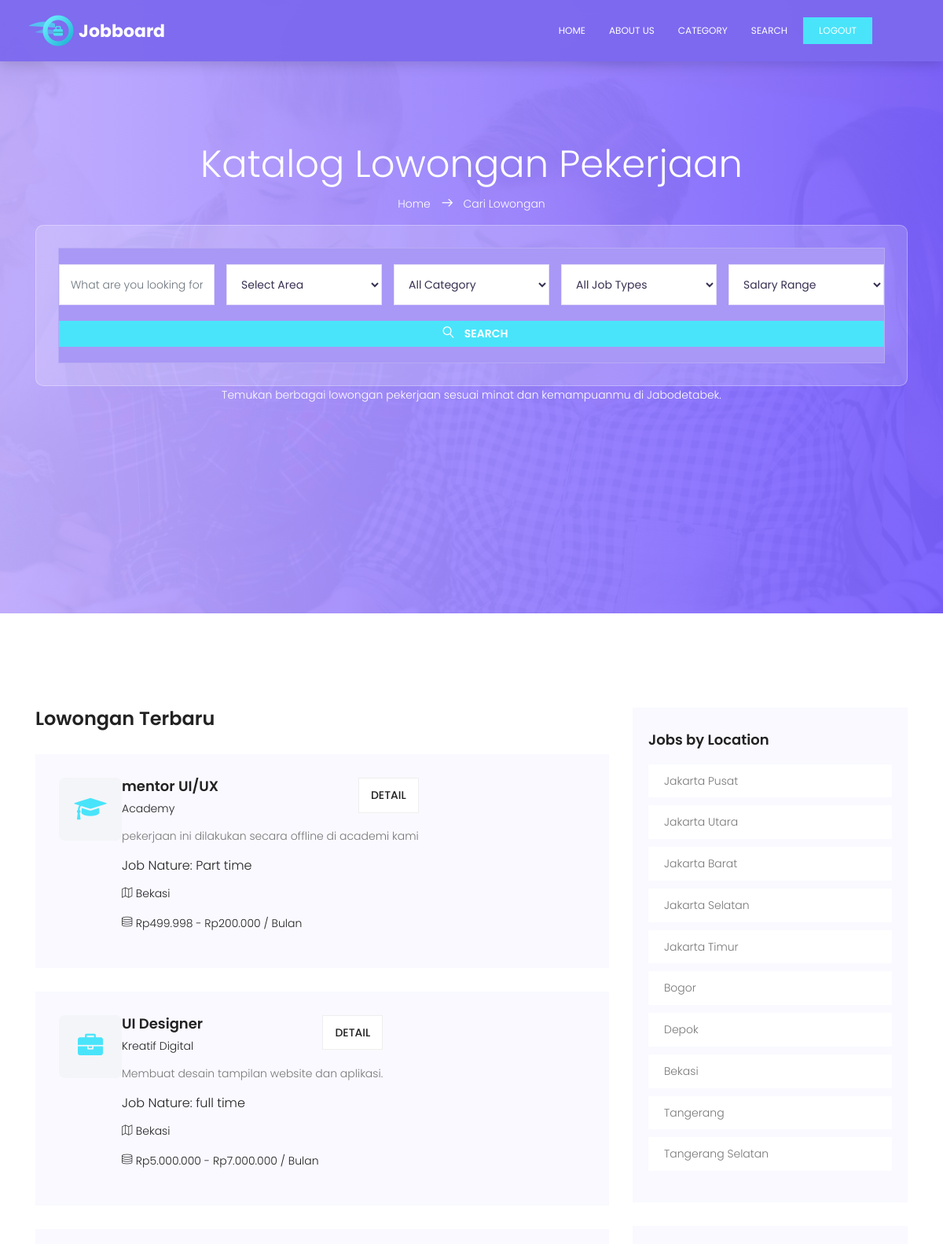
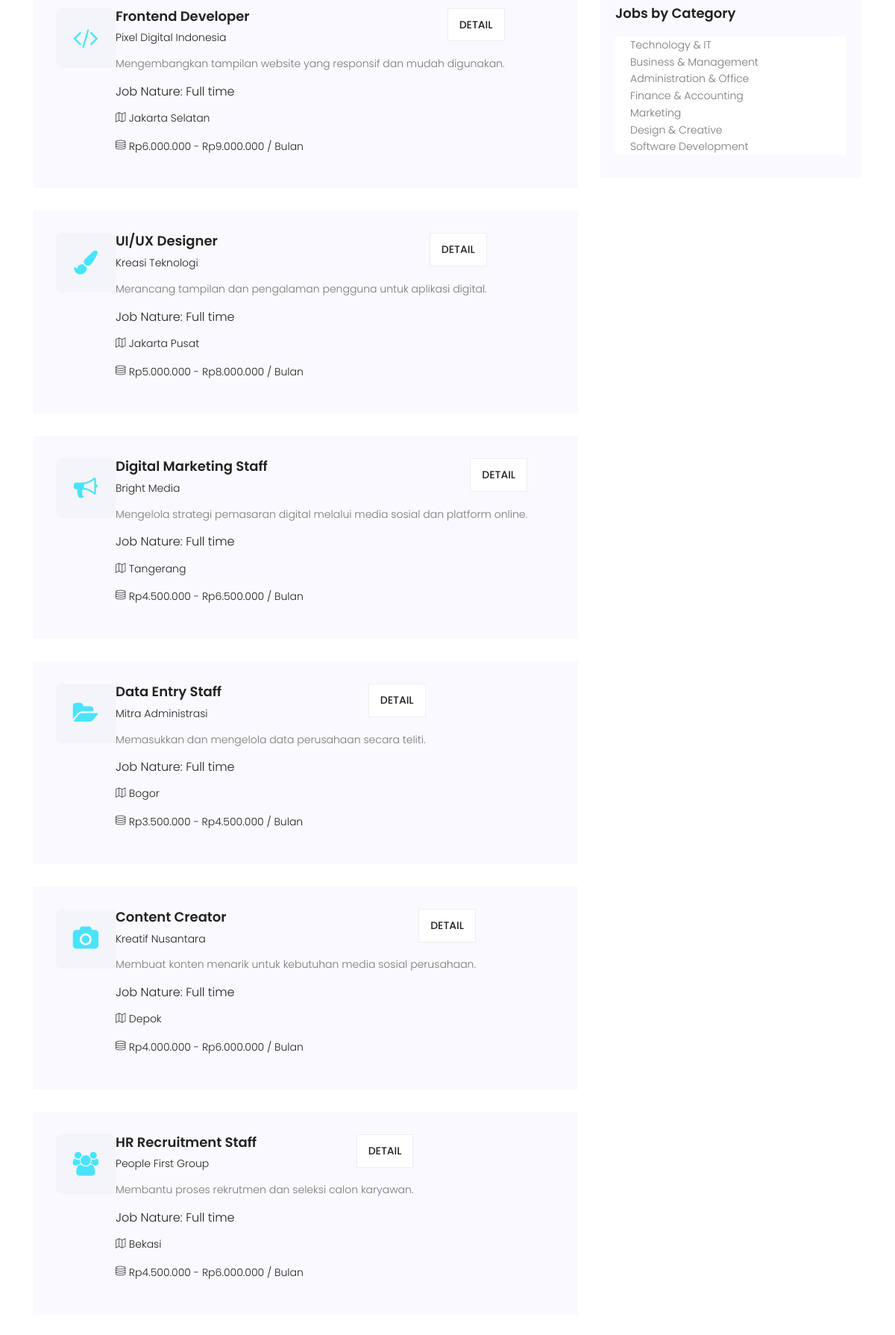
The page /search.php (signed in, upper part) on the database its author committed (2 pictures, top to bottom).
### tables this page shows
CREATE TABLE `jobs` (
  `id` int(11) NOT NULL,
  `judul_posisi` varchar(150) NOT NULL,
  `nama_perusahaan` varchar(150) NOT NULL,
  `deskripsi` text NOT NULL,
  `persyaratan` text DEFAULT NULL,
  `lokasi` varchar(100) NOT NULL,
  `kategori` varchar(100) NOT NULL,
  `category_id` int(11) DEFAULT NULL,
  `tipe` varchar(50) NOT NULL,
  `gaji_min` bigint(20) DEFAULT 0,
  `gaji_max` bigint(20) DEFAULT 0,
  `status` enum('Buka','Tutup') DEFAULT 'Buka',
  `created_at` timestamp NOT NULL DEFAULT current_timestamp()
);

### search.php (the view, shortened to what this page needs)
<?php
function getCategoryIcon($category) {
    switch (strtolower($category)) {
        case 'technology':          return 'fa-laptop';
        case 'administration':      return 'fa-folder-open';
        case 'finance':             return 'fa-calculator';
        case 'marketing':           return 'fa-bullhorn';
        case 'sales':               return 'fa-line-chart';
        case 'human-resources':     return 'fa-users';
        case 'design':              return 'fa-paint-brush';
        case 'development':         return 'fa-code';
        case 'customer-service':    return 'fa-headphones';
        case 'education':           return 'fa-graduation-cap';
        case 'engineering':         return 'fa-cogs';
        case 'logistics':           return 'fa-truck';
        case 'warehouse':           return 'fa-archive';
        case 'hospitality':         return 'fa-bed';
        case 'legal':               return 'fa-balance-scale';
        case 'media':               return 'fa-newspaper-o';
        case 'content-creator':     return 'fa-camera';
        case 'security':            return 'fa-shield';
        default:                    return 'fa-briefcase';
    }
}
include 'koneksi.php';
$sql = "SELECT * FROM jobs WHERE status = 'Buka'";
$sql .= " ORDER BY created_at DESC";
$stmt = mysqli_prepare($conn, $sql);
mysqli_stmt_execute($stmt);
$result = mysqli_stmt_get_result($stmt);
?>
<!DOCTYPE html>
<html lang="id" class="no-js">
<head>
    <link rel="stylesheet" href="css/linearicons.css">
    <link rel="stylesheet" href="css/font-awesome.min.css">
    <link rel="stylesheet" href="css/bootstrap.css">
    <link rel="stylesheet" href="css/magnific-popup.css">
    <link rel="stylesheet" href="css/nice-select.css">
    <link rel="stylesheet" href="css/animate.min.css">
    <link rel="stylesheet" href="css/owl.carousel.css">
    <link rel="stylesheet" href="css/main.css">
    <link rel="stylesheet" href="style.css">
</head>
<body>
    <header id="header">
        <div class="container">
            <div class="row align-items-center justify-content-between d-flex">
                <div id="logo">
                    <a href="home.php">
                        <img src="img/logo.png" alt="Jobboard">
                    </a>
                </div>
                <nav id="nav-menu-container">
                    <ul class="nav-menu">
                        <li >
                            <a href="home.php">Home</a>
                        </li>
                        <li>
                            <a href="about-us.php">About Us</a>
                        </li>
                        <li>
                            <a href="category.php">Category</a>
                        </li>
                        <li class="menu-active">
                            <a href="search.php">Search</a>
                        </li>
                        <li>
                            <a href="logout.php" class="ticker-btn">Logout</a>
                        </li>
                    </ul>
                </nav>
            </div>
        </div>
    </header>
<section class="banner-area relative">
    <div class="container">
        <div class="row search-page-top d-flex align-items-center justify-content-center">
            <div class="banner-content col-lg-12">
                <h1 class="text-white">
                    Katalog Lowongan Pekerjaan
                </h1>
                <p class="text-white link-nav">
                    <a href="index.php">Home</a>
                    <span class="lnr lnr-arrow-right"></span>
                    <a href="search.php">Cari Lowongan</a>
                </p>
                <form action="search.php#lowongan-terbaru" method="GET" class="serach-form-area">
                    <div class="row justify-content-center form-wrap">
                        <div class="col-lg-3 form-cols">
                            <input type="text" class="form-control"
                                name="search"
                                placeholder="What are you looking for?">
                        </div>
                        <div class="col-lg-2 form-cols">
                            <select class="form-control" name="lokasi">
                                <option value="">Select Area</option>
                            </select>
                        </div>
                        <div class="col-lg-2 form-cols">
                            <select class="form-control" name="kategori">
                                <option value="">All Category</option>
                            </select>
                        </div>
                        <div class="col-lg-2 form-cols">
                            <select class="form-control" name="tipe">
                                <option value="">All Job Types</option>
                            </select>
                        </div>
                        <div class="col-lg-2 form-cols">
                            <select class="form-control" name="gaji">
                                <option value="">Salary Range</option>
                            </select>
                        </div>
                        <div class="col-lg-1 form-cols">
                            <button type="submit" class="btn btn-info">
                                <span class="lnr lnr-magnifier"></span> Search
                            </button>
                        </div>
                    </div>
                </form>
                <p class="text-white">
                    Temukan berbagai lowongan pekerjaan sesuai minat dan kemampuanmu di Jabodetabek.
                </p>
            </div>
        </div>
    </div>
</section>
<section id="lowongan-terbaru" class="post-area section-gap">
    <div class="container">
        <div class="row justify-content-center d-flex">
            <div class="col-lg-8 post-list">
                <h3 class="mb-30">Lowongan Terbaru</h3>
				<?php if (mysqli_num_rows($result) > 0): ?>
					<?php while ($job = mysqli_fetch_assoc($result)): ?>
						<div class="single-post d-flex flex-row">
							<div class="thumb">
                                <div style="width: 80px; height: 80px; background-color: #f4f5f8; border-radius: 8px; display: flex; align-items: center; justify-content: center;">
                                    <i class="fa <?php echo getCategoryIcon($job['kategori']); ?>" style="font-size: 32px; color: #49e4fa;"></i>
                                </div>
							</div>
							<div class="details">
								<div class="title d-flex flex-row justify-content-between">
									<div class="titles">
										<a href="single.php?id=<?php echo $job['id']; ?>">
											<h4><?php echo htmlspecialchars($job['judul_posisi']); ?></h4>
										</a>
										<h6><?php echo htmlspecialchars($job['nama_perusahaan']); ?></h6>
									</div>
									<ul class="btns">
										<li>
											<a href="single.php?id=<?php echo $job['id']; ?>">Detail</a>
										</li>
									</ul>
								</div>
								<p><?php echo htmlspecialchars($job['deskripsi']); ?></p>
								<h5>
									Job Nature:
									<?php echo htmlspecialchars(ucfirst(str_replace('-', ' ', $job['tipe']))); ?>
								</h5>
								<p class="address">
									<span class="lnr lnr-map"></span>
									<?php echo htmlspecialchars(ucwords(str_replace('-', ' ', $job['lokasi']))); ?>
								</p>
								<p class="address">
									<span class="lnr lnr-database"></span>
									Rp<?php echo number_format($job['gaji_min'], 0, ',', '.'); ?>
									- Rp<?php echo number_format($job['gaji_max'], 0, ',', '.'); ?>
									/ Bulan
								</p>
							</div>
						</div>
					<?php endwhile; ?>
				<?php endif; ?>
            </div>
            <div class="col-lg-4 sidebar">
                <div class="single-slidebar">
                    <h4>Jobs by Location</h4>
                    <ul class="cat-list">
                        <li><a class="justify-content-between d-flex" href="search.php?lokasi=jakarta-pusat"><p>Jakarta Pusat</p></a></li>
                        <li><a class="justify-content-between d-flex" href="search.php?lokasi=jakarta-utara"><p>Jakarta Utara</p></a></li>
                        <li><a class="justify-content-between d-flex" href="search.php?lokasi=jakarta-barat"><p>Jakarta Barat</p></a></li>
                        <li><a class="justify-content-between d-flex" href="search.php?lokasi=jakarta-selatan"><p>Jakarta Selatan</p></a></li>
                        <li><a class="justify-content-between d-flex" href="search.php?lokasi=jakarta-timur"><p>Jakarta Timur</p></a></li>
                        <li><a class="justify-content-between d-flex" href="search.php?lokasi=bogor"><p>Bogor</p></a></li>
                        <li><a class="justify-content-between d-flex" href="search.php?lokasi=depok"><p>Depok</p></a></li>
                        <li><a class="justify-content-between d-flex" href="search.php?lokasi=bekasi"><p>Bekasi</p></a></li>
                        <li><a class="justify-content-between d-flex" href="search.php?lokasi=tangerang"><p>Tangerang</p></a></li>
                        <li><a class="justify-content-between d-flex" href="search.php?lokasi=tangerang-selatan"><p>Tangerang Selatan</p></a></li>
                    </ul>
                </div>
                <div class="single-slidebar">
                    <h4>Jobs by Category</h4>
                    <ul class="cat-list">
                        <li><a href="search.php?kategori=technology">Technology & IT</a></li>
                        <li><a href="search.php?kategori=business">Business & Management</a></li>
                        <li><a href="search.php?kategori=administration">Administration & Office</a></li>
                        <li><a href="search.php?kategori=finance">Finance & Accounting</a></li>
                        <li><a href="search.php?kategori=marketing">Marketing</a></li>
                        <li><a href="search.php?kategori=design">Design & Creative</a></li>
                        <li><a href="search.php?kategori=development">Software Development</a></li>
                    </ul>
                </div>
            </div>
        </div>
    </div>
</section>
</body>
</html>

### style.css (style rules this page uses)
.serach-form-area { width: 100%; box-sizing: border-box; padding: 28px; background: rgba(255, 255, 255, 0.18); border: 1px solid rgba(255, 255, 255, 0.3); border-radius: 10px; }
.serach-form-area .form-wrap { display: grid !important; grid-template-columns: repeat(5, minmax(0, 1fr)); gap: 15px; width: 100%; margin: 0 !important; }
.serach-form-area .form-cols { width: 100% !important; max-width: 100% !important; flex: none !important; padding: 0 !important; margin: 0 !important; }
.serach-form-area .form-control { width: 100% !important; height: 52px !important; box-sizing: border-box; padding: 0 14px; border: 1px solid #E5DEF7; border-radius: 8px; background: #FFFFFF; color: #383052; font-size: 14px; box-shadow: none; }
.serach-form-area .form-cols:last-child { grid-column: 1 / -1; display: flex; justify-content: center; margin-top: 5px !important; }
.serach-form-area button { width: 190px; height: 50px; border: none; border-radius: 8px; background: #6552B5; color: #FFFFFF; font-size: 15px; font-weight: 600; text-transform: uppercase; transition: 0.3s ease; cursor: pointer; }
#header { background-color: rgba(124, 105, 239, 0.95) !important; backdrop-filter: blur(8px); box-shadow: 0 2px 10px rgba(0, 0, 0, 0.1); }

### search.php (style rules this page uses)
#header { position: fixed !important; top: 0; left: 0; width: 100%; z-index: 9999 !important; background-color: rgba(124, 105, 239, 0.95) !important; backdrop-filter: blur(8px); padding: 15px 0 !important; box-shadow: 0 4px 15px rgba(0, 0, 0, 0.15) !important; }

### rows shown on the page
jobs: judul_posisi "mentor UI/UX", nama_perusahaan "Academy", deskripsi "pekerjaan ini dilakukan secara offline di academi kami", tipe "Part time", lokasi "Bekasi", gaji_min "499.998", gaji_max "200.000"
jobs: judul_posisi "UI Designer", nama_perusahaan "Kreatif Digital", deskripsi "Membuat desain tampilan website dan aplikasi.", tipe "full time", lokasi "Bekasi", gaji_min "5.000.000", gaji_max "7.000.000"
jobs: judul_posisi "Frontend Developer", nama_perusahaan "Pixel Digital Indonesia", deskripsi "Mengembangkan tampilan website yang responsif dan mudah digunakan.", tipe "Full time", lokasi "Jakarta Selatan", gaji_min "6.000.000", gaji_max "9.000.000"
jobs: judul_posisi "UI/UX Designer", nama_perusahaan "Kreasi Teknologi", deskripsi "Merancang tampilan dan pengalaman pengguna untuk aplikasi digital.", tipe "Full time", lokasi "Jakarta Pusat", gaji_min "5.000.000", gaji_max "8.000.000"
jobs: judul_posisi "Digital Marketing Staff", nama_perusahaan "Bright Media", deskripsi "Mengelola strategi pemasaran digital melalui media sosial dan platform online.", tipe "Full time", lokasi "Tangerang", gaji_min "4.500.000", gaji_max "6.500.000"
jobs: judul_posisi "Data Entry Staff", nama_perusahaan "Mitra Administrasi", deskripsi "Memasukkan dan mengelola data perusahaan secara teliti.", tipe "Full time", lokasi "Bogor", gaji_min "3.500.000", gaji_max "4.500.000"
jobs: judul_posisi "Content Creator", nama_perusahaan "Kreatif Nusantara", deskripsi "Membuat konten menarik untuk kebutuhan media sosial perusahaan.", tipe "Full time", lokasi "Depok", gaji_min "4.000.000", gaji_max "6.000.000"
jobs: judul_posisi "HR Recruitment Staff", nama_perusahaan "People First Group", deskripsi "Membantu proses rekrutmen dan seleksi calon karyawan.", tipe "Full time", lokasi "Bekasi", gaji_min "4.500.000", gaji_max "6.000.000"
